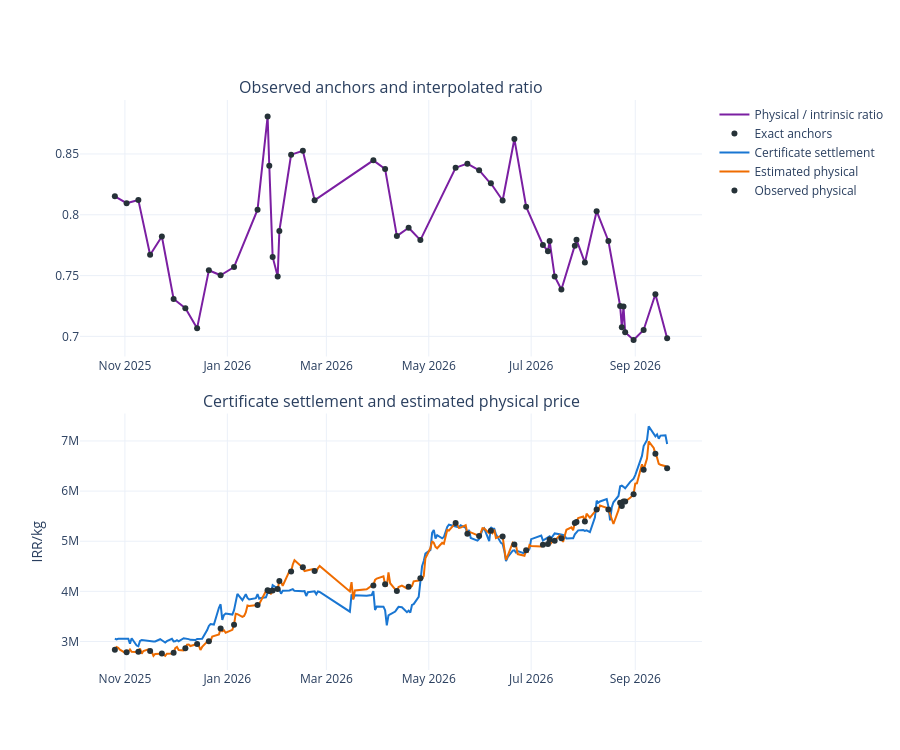

Notebook code for this chart:
### Markdown cell above
## anchors and interpolation of the main method

### Code cell
observed = primary['physical_ratio_method'].eq('observed')
fig = make_subplots(rows=2, cols=1, vertical_spacing=0.1,
    subplot_titles=('Observed anchors and interpolated ratio',
                    'Certificate settlement and estimated physical price'))
fig.add_trace(go.Scatter(x=primary['date'], y=primary['physical_ratio'],
    name='Physical / intrinsic ratio', line_color='#7B1FA2'), row=1, col=1)
fig.add_trace(go.Scatter(x=primary.loc[observed, 'date'],
    y=primary.loc[observed, 'physical_ratio'], mode='markers',
    name='Exact anchors', marker_color='#263238'), row=1, col=1)
for column, name, color in [
    ('certificate_price_irr_per_kg', 'Certificate settlement', '#1976D2'),
    ('estimated_physical_price_irr_per_kg', 'Estimated physical', '#EF6C00'),
]:
    fig.add_trace(go.Scatter(x=primary['date'], y=primary[column],
        name=name, line_color=color), row=2, col=1)
fig.add_trace(go.Scatter(x=primary.loc[observed, 'date'],
    y=primary.loc[observed, 'observed_physical_price_irr_per_kg'],
    mode='markers', name='Observed physical', marker_color='#263238'), row=2, col=1)
fig.update_yaxes(title_text='IRR/kg', row=2, col=1)
fig.update_layout(height=750, template='plotly_white', hovermode='x unified')
fig.show()
display(primary.loc[observed, ['date','certificate_price_irr_per_kg',
    'observed_physical_price_irr_per_kg','intrinsic_price_irr_per_kg',
    'certificate_bubble_pct']])
